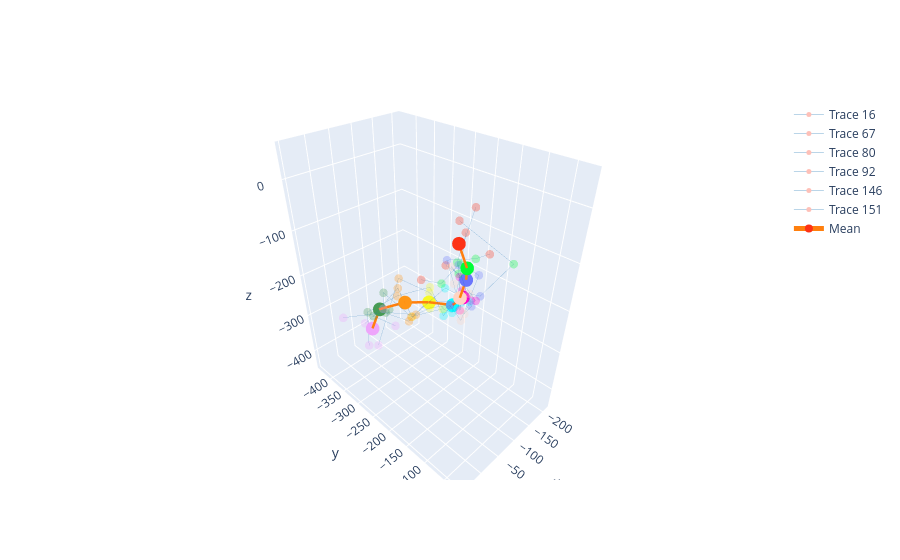

The notebook cell saved with this chart:
### Code cell
clust_aligned, clust_mean = tr.general_procrustes_analysis(traces, cluster_members)
fig = tr.plot_gpa_output(clust_aligned, clust_mean, cluster_members)

### Figure 1 — Plotly figure (JSON) as saved in the notebook; plotly's stock layout.template omitted (floating-point values rounded to 4 significant figures)
{"data": [{"line": {"color": "#1f77b4", "width": 1}, "marker": {"color": ["#FD3216", "#00FE35", "#6A76FC", "#FED4C4", "#FE00CE", "#0DF9FF", "#F6F926", "#FF9616", "#479B55", "#EEA6FB"], "size": 5}, "mode": "markers+lines", "name": "Trace 16", "opacity": 0.3, "type": "scatter3d", "x": [-6.214, -43.32, -41.06, -86.64, -135.7, -126.7, -172.3, -128.1, -87.48, -64.82], "y": [-95.75, -27.05, -77.42, -135.2, -192.7, -230.4, -314.5, -375.2, -436.6, -411.8], "z": [24.64, -29.57, -108.4, -156.5, -203.0, -280.5, -273.6, -305.9, -363.4, -437.6]}, {"line": {"color": "#1f77b4", "width": 1}, "marker": {"color": ["#FD3216", "#00FE35", "#6A76FC", "#FED4C4", "#FE00CE", "#0DF9FF", "#F6F926", "#FF9616", "#479B55", "#EEA6FB"], "size": 5}, "mode": "markers+lines", "name": "Trace 67", "opacity": 0.3, "type": "scatter3d", "x": [5.28, -28.31, -94.55, -57.54, -106.6, -152.6, -189.3, -120.6, -101.0, -47.22], "y": [-74.18, -107.6, -123.9, -126.5, -196.7, -251.8, -333.0, -358.4, -372.9, -351.5], "z": [19.37, -59.17, -116.9, -193.6, -224.4, -290.1, -305.9, -246.6, -328.7, -387.8]}, {"line": {"color": "#1f77b4", "width": 1}, "marker": {"color": ["#FD3216", "#00FE35", "#6A76FC", "#FED4C4", "#FE00CE", "#0DF9FF", "#F6F926", "#FF9616", "#479B55", "#EEA6FB"], "size": 5}, "mode": "markers+lines", "name": "Trace 80", "opacity": 0.3, "type": "scatter3d", "x": [-11.03, -8.237, -38.69, -80.27, -157.8, -176.8, -113.6, -137.8, -55.92, -112.2], "y": [-73.15, -98.6, -91.0, -138.6, -187.5, -273.9, -311.1, -382.8, -372.9, -367.1], "z": [50.13, -43.09, -133.7, -198.6, -235.6, -258.2, -321.5, -293.1, -321.3, -378.8]}, {"line": {"color": "#1f77b4", "width": 1}, "marker": {"color": ["#FD3216", "#00FE35", "#6A76FC", "#FED4C4", "#FE00CE", "#0DF9FF", "#F6F926", "#FF9616", "#479B55", "#EEA6FB"], "size": 5}, "mode": "markers+lines", "name": "Trace 92", "opacity": 0.3, "type": "scatter3d", "x": [48.69, -15.59, -74.11, -120.4, -159.9, -211.0, -140.4, -154.8, -76.61, 11.6], "y": [-68.26, -100.9, -141.6, -208.8, -176.9, -232.9, -283.0, -342.9, -355.1, -386.2], "z": [-9.068, -66.76, -123.5, -149.3, -231.9, -291.1, -296.8, -356.3, -313.4, -295.6]}, {"line": {"color": "#1f77b4", "width": 1}, "marker": {"color": ["#FD3216", "#00FE35", "#6A76FC", "#FED4C4", "#FE00CE", "#0DF9FF", "#F6F926", "#FF9616", "#479B55", "#EEA6FB"], "size": 5}, "mode": "markers+lines", "name": "Trace 146", "opacity": 0.3, "type": "scatter3d", "x": [16.0, -29.81, -56.8, -94.01, -124.2, -186.9, -177.9, -86.46, -77.0, -75.29], "y": [-25.16, -82.32, -162.1, -177.7, -186.2, -237.2, -324.4, -291.3, -376.1, -434.2], "z": [11.82, -39.16, -87.73, -159.8, -240.9, -283.7, -317.5, -306.5, -321.5, -388.9]}, {"line": {"color": "#1f77b4", "width": 1}, "marker": {"color": ["#FD3216", "#00FE35", "#6A76FC", "#FED4C4", "#FE00CE", "#0DF9FF", "#F6F926", "#FF9616", "#479B55", "#EEA6FB"], "size": 5}, "mode": "markers+lines", "name": "Trace 151", "opacity": 0.3, "type": "scatter3d", "x": [40.21, -23.65, -102.3, -99.53, -161.0, -157.8, -197.6, -107.3, -68.34, -15.05], "y": [-122.4, -142.3, -175.6, -163.0, -221.3, -234.7, -298.5, -306.6, -347.8, -284.3], "z": [-61.01, -108.1, -123.2, -214.3, -197.5, -292.3, -338.7, -315.0, -252.6, -231.1]}, {"line": {"color": "#ff7f0e", "width": 5}, "marker": {"color": ["#FD3216", "#00FE35", "#6A76FC", "#FED4C4", "#FE00CE", "#0DF9FF", "#F6F926", "#FF9616", "#479B55", "#EEA6FB"]}, "mode": "markers+lines", "name": "Mean", "type": "scatter3d", "x": [15.49, -24.82, -67.92, -89.73, -140.9, -168.6, -165.2, -122.5, -77.72, -50.5], "y": [-76.48, -93.14, -128.6, -158.3, -193.5, -243.5, -310.8, -342.9, -376.9, -372.5], "z": [5.979, -57.65, -115.6, -178.7, -222.2, -282.6, -309.0, -303.9, -316.8, -353.3]}], "layout": {}}
